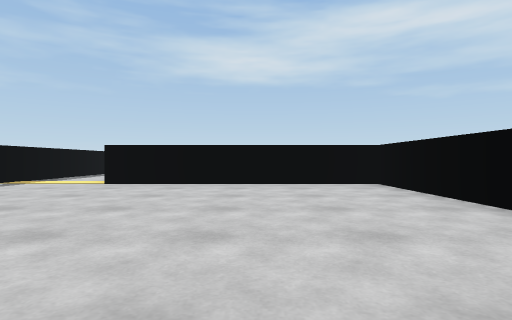
View 1 (above)

19 first-person views from a walk through a Unity game level. The camera is 0.62 m above the floor, looks level and sees 80° across. The floor is counted in squares, 1 m on a side. Each view is taken from the middle of a square. On the plan, view 1 faces up. The plan holds only what a view shows up to about 9 squares ahead; the rest is blank. The place goes on beyond the plan. The player is left out.

View 2
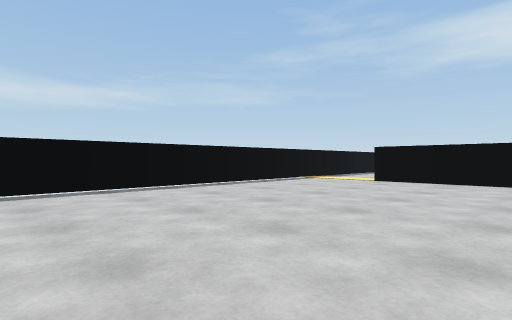

View 3
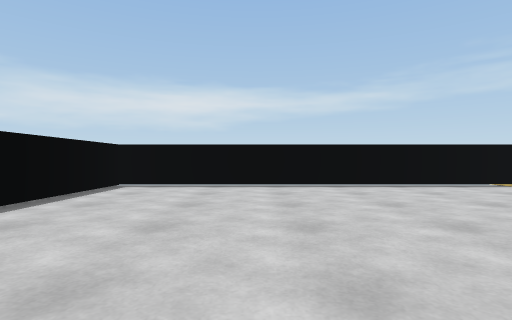

View 4
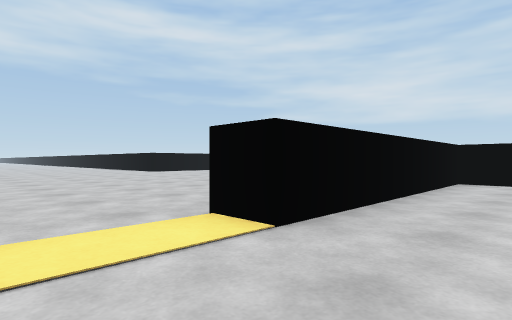

View 5
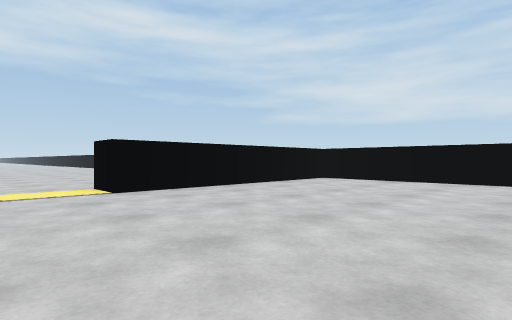

View 6
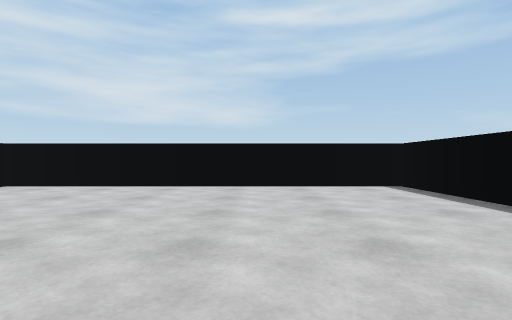

View 7
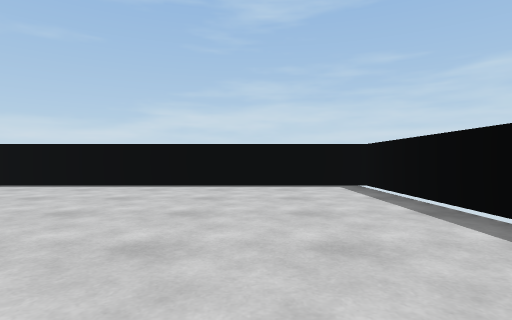

View 8
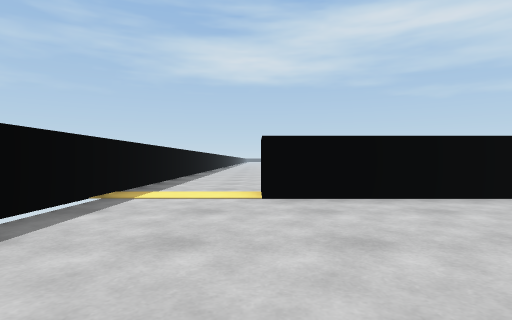

View 9
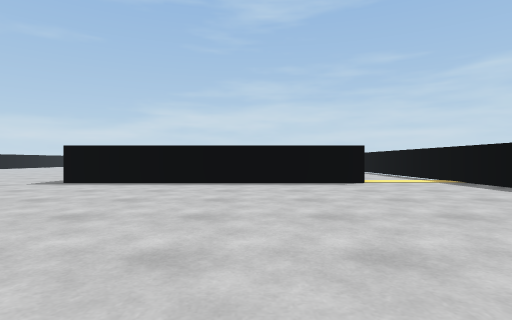

View 10
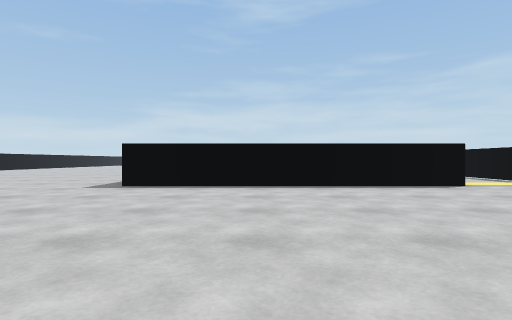

View 11
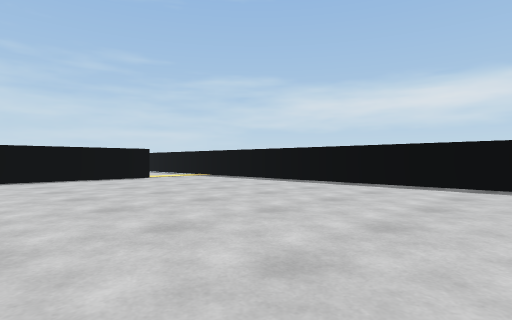

View 12
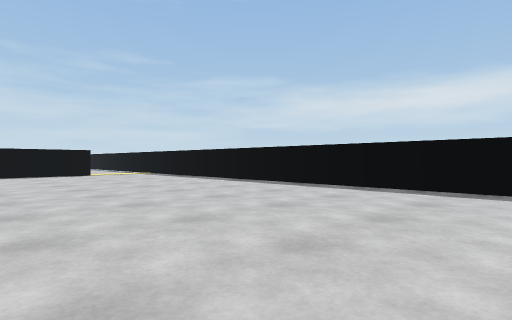

View 13
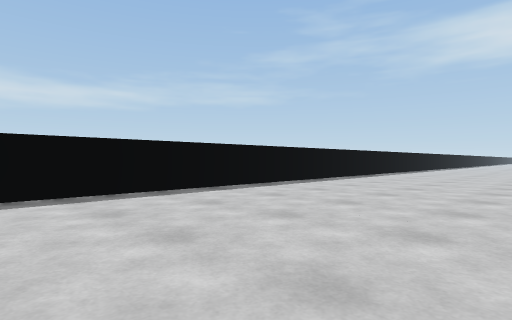

View 14
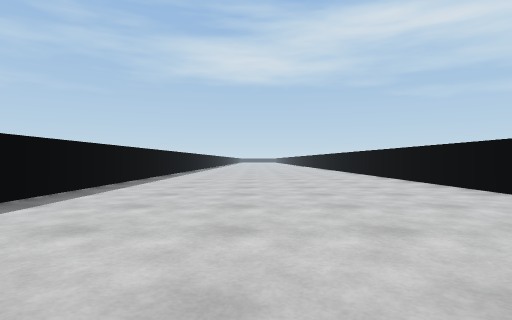

View 15
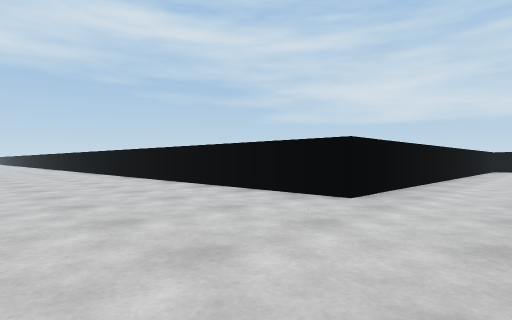

View 16
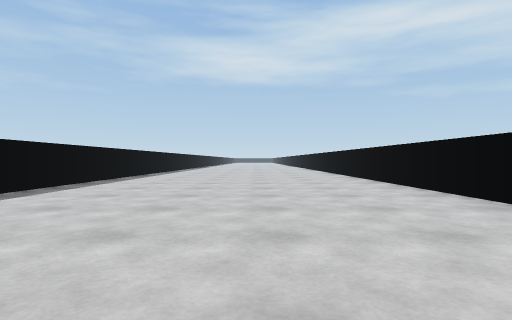

View 17
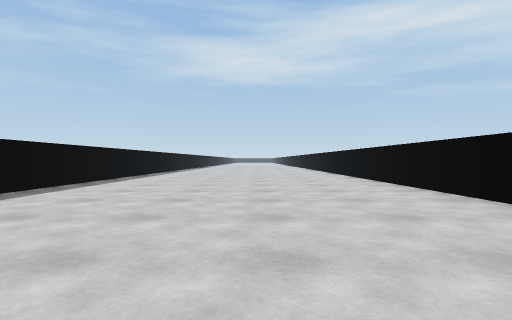

View 18
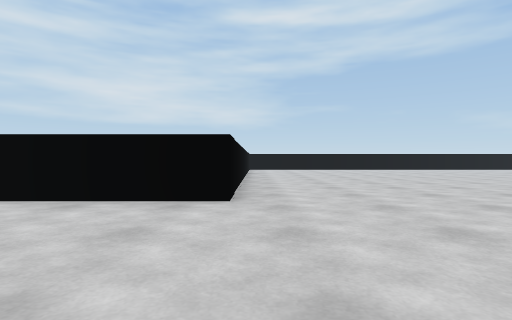

View 19
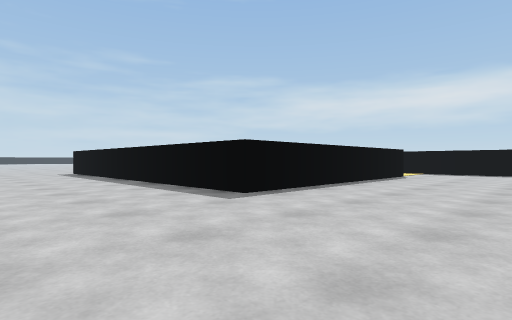

### Floor plan
Points are (right, up) in squares from view 1. A wall is a line through its corners. A room is listed if a view was taken in it or the views show most of it. See-through windows are left out.
Room 1 (views 1, 2, 3, 4, 5, 6, 7, 8)
walls: (-6.7, 7.5) (-6.7, -1.4) (3.1, -1.4) (3.1, 7.8) (-3.9, 7.8)
ways out: opening at (-5, 8) to room 2
Room 2 (views 9, 10, 11, 12, 13, 14, 15, 16, 17, 18, 19)
walls: (1.6, 22.2) (1.6, 32); (7.4, 21.4) (2.1, 21.4); (-6.7, 12) (-6.7, 7.5); (-3.9, 7.8) (-3.9, 8.9) (4.1, 8.9) (4.1, 4.1); (-6.7, 32) (-6.7, 13.9)
ways out: opening at (-5, 8) to room 1

Where each view was taken, in squares from view 1:
view 1: 0 up, 0 right, facing up
view 2: 1 down, 0 right, facing up-left
view 3: 2 up, 1 right, facing left
view 4: 6 up, 6 left, facing up-right
view 5: 2 up, 6 left, facing up-right
view 6: 2 up, 4 left, facing right
view 7: 6 up, 4 left, facing down
view 8: 3 up, 4 left, facing up
view 9: 17 up, 1 left, facing down
view 10: 16 up, 1 right, facing down
view 11: 19 up, 1 right, facing down-left
view 12: 22 up, 0 right, facing down-left
view 13: 18 up, 1 left, facing up-left
view 14: 18 up, 3 left, facing up
view 15: 19 up, 3 left, facing up-right
view 16: 21 up, 2 left, facing up
view 17: 23 up, 2 left, facing up
view 18: 21 up, 3 left, facing right
view 19: 13 up, 8 right, facing down-left
